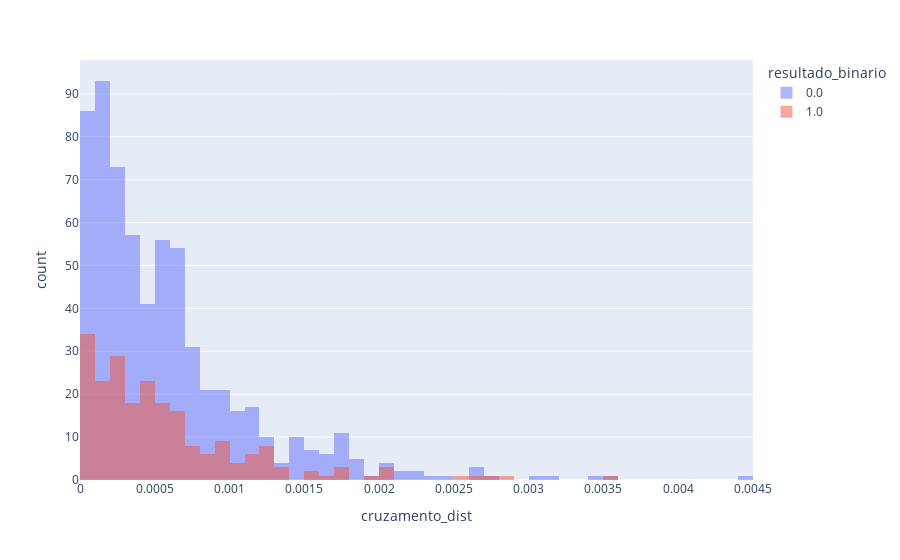

The cell this chart's notebook holds for it:
### Code cell
fig = px.histogram(df_acao, x="cruzamento_dist", color="resultado_binario")
fig.update_layout(barmode='overlay')
# Reduce opacity to see both histograms
fig.update_traces(opacity=0.5)
fig.show()

### Figure 1 — Plotly figure (JSON) as saved in the notebook; plotly's stock layout.template omitted (floating-point values rounded to 4 significant figures; data arrays with more than 128 entries replaced by an {"elided": "..."} marker saying what was removed)
{"data": [{"alignmentgroup": "True", "bingroup": "x", "hovertemplate": "resultado_binario=0.0<br>cruzamento_dist=%{x}<br>count=%{y}<extra></extra>", "legendgroup": "0.0", "marker": {"color": "#636efa", "pattern": {"shape": ""}}, "name": "0.0", "offsetgroup": "0.0", "opacity": 0.5, "orientation": "v", "showlegend": true, "type": "histogram", "x": {"elided": "639 float values"}, "xaxis": "x", "yaxis": "y"}, {"alignmentgroup": "True", "bingroup": "x", "hovertemplate": "resultado_binario=1.0<br>cruzamento_dist=%{x}<br>count=%{y}<extra></extra>", "legendgroup": "1.0", "marker": {"color": "#EF553B", "pattern": {"shape": ""}}, "name": "1.0", "offsetgroup": "1.0", "opacity": 0.5, "orientation": "v", "showlegend": true, "type": "histogram", "x": {"elided": "220 float values"}, "xaxis": "x", "yaxis": "y"}], "layout": {"barmode": "overlay", "legend": {"title": {"text": "resultado_binario"}, "tracegroupgap": 0}, "margin": {"t": 60}, "xaxis": {"anchor": "y", "domain": [0, 1], "title": {"text": "cruzamento_dist"}}, "yaxis": {"anchor": "x", "domain": [0, 1], "title": {"text": "count"}}}}
